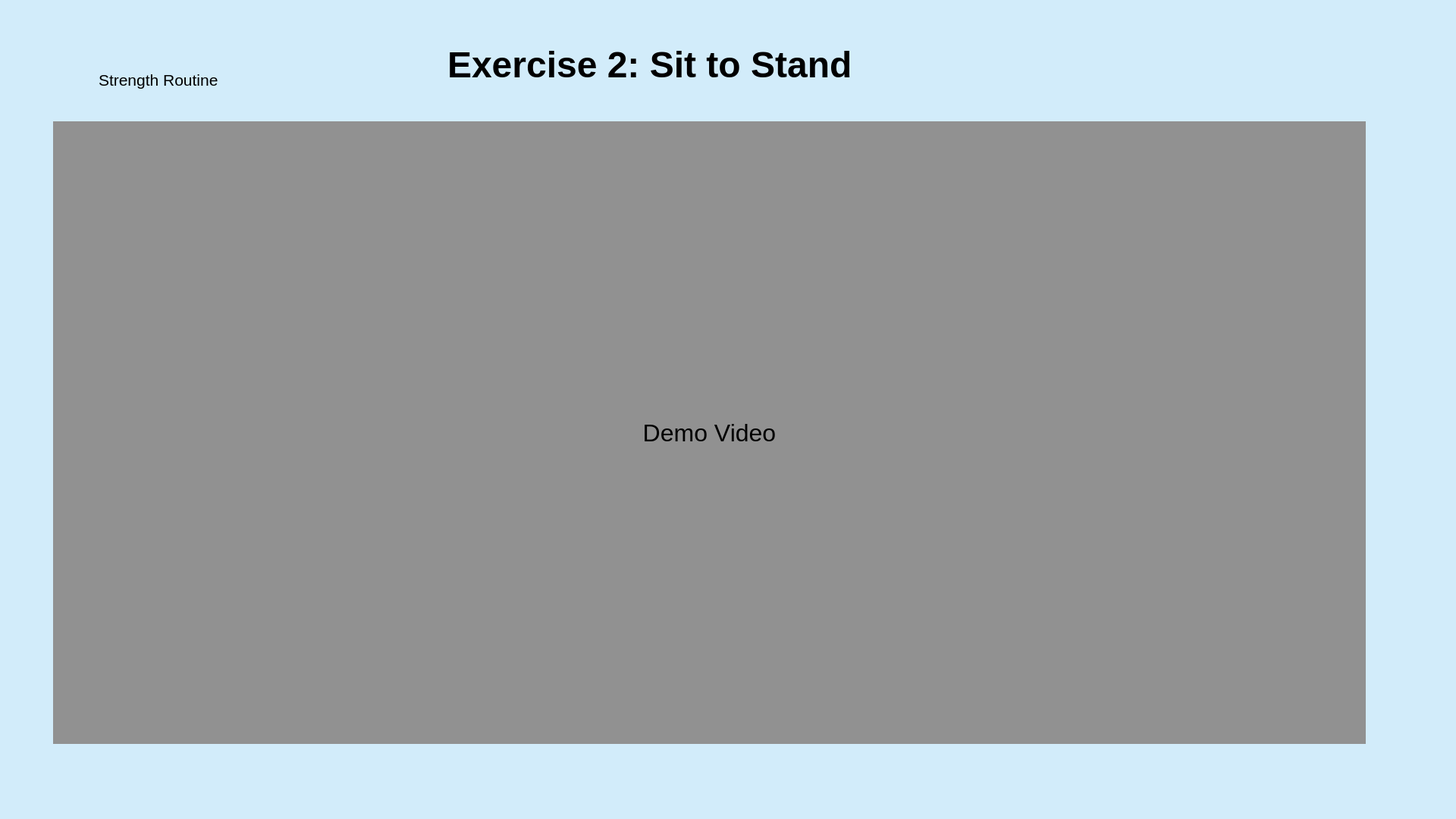
<?xml version="1.0" encoding="UTF-8"?>
<ui version="4.0">
 <class>Strength1PrepWindow</class>
 <widget class="QMainWindow" name="Strength1PrepWindow">
  <property name="geometry">
   <rect>
    <x>0</x>
    <y>0</y>
    <width>1920</width>
    <height>1080</height>
   </rect>
  </property>
  <property name="contextMenuPolicy">
   <enum>Qt::NoContextMenu</enum>
  </property>
  <property name="windowTitle">
   <string>RoutineSelectWindow</string>
  </property>
  <property name="layoutDirection">
   <enum>Qt::LeftToRight</enum>
  </property>
  <property name="autoFillBackground">
   <bool>false</bool>
  </property>
  <property name="styleSheet">
   <string notr="true">background-color: #D2ECFA;border: none</string>
  </property>
  <property name="toolButtonStyle">
   <enum>Qt::ToolButtonTextUnderIcon</enum>
  </property>
  <widget class="QWidget" name="centralWidget">
   <widget class="QLabel" name="Title">
    <property name="geometry">
     <rect>
      <x>590</x>
      <y>30</y>
      <width>1131</width>
      <height>111</height>
     </rect>
    </property>
    <property name="font">
     <font>
      <pointsize>36</pointsize>
      <weight>75</weight>
      <bold>true</bold>
     </font>
    </property>
    <property name="styleSheet">
     <string notr="true">background-color: transparent</string>
    </property>
    <property name="text">
     <string>Exercise 2: Sit to Stand</string>
    </property>
   </widget>
   <widget class="QLabel" name="Title_2">
    <property name="geometry">
     <rect>
      <x>130</x>
      <y>50</y>
      <width>221</width>
      <height>111</height>
     </rect>
    </property>
    <property name="font">
     <font>
      <pointsize>16</pointsize>
      <weight>50</weight>
      <bold>false</bold>
     </font>
    </property>
    <property name="styleSheet">
     <string notr="true">background-color: transparent</string>
    </property>
    <property name="text">
     <string>Strength Routine</string>
    </property>
   </widget>
   <widget class="QLabel" name="icon">
    <property name="geometry">
     <rect>
      <x>50</x>
      <y>30</y>
      <width>71</width>
      <height>101</height>
     </rect>
    </property>
    <property name="text">
     <string/>
    </property>
    <property name="pixmap">
     <pixmap>exer_strength.PNG</pixmap>
    </property>
    <property name="scaledContents">
     <bool>true</bool>
    </property>
   </widget>
   <widget class="QLabel" name="label">
    <property name="geometry">
     <rect>
      <x>70</x>
      <y>160</y>
      <width>1731</width>
      <height>821</height>
     </rect>
    </property>
    <property name="font">
     <font>
      <pointsize>24</pointsize>
     </font>
    </property>
    <property name="styleSheet">
     <string notr="true">background-color:#919191</string>
    </property>
    <property name="text">
     <string>Demo Video</string>
    </property>
    <property name="alignment">
     <set>Qt::AlignCenter</set>
    </property>
   </widget>
   <widget class="QPushButton" name="skip">
    <property name="geometry">
     <rect>
      <x>1540</x>
      <y>770</y>
      <width>241</width>
      <height>181</height>
     </rect>
    </property>
    <property name="styleSheet">
     <string notr="true">background-color:transparent</string>
    </property>
    <property name="text">
     <string/>
    </property>
    <property name="icon">
     <iconset>
      <normaloff>skip button.png</normaloff>skip button.png</iconset>
    </property>
    <property name="iconSize">
     <size>
      <width>150</width>
      <height>150</height>
     </size>
    </property>
   </widget>
  </widget>
 </widget>
 <layoutdefault spacing="6" margin="11"/>
 <resources/>
 <connections/>
</ui>
